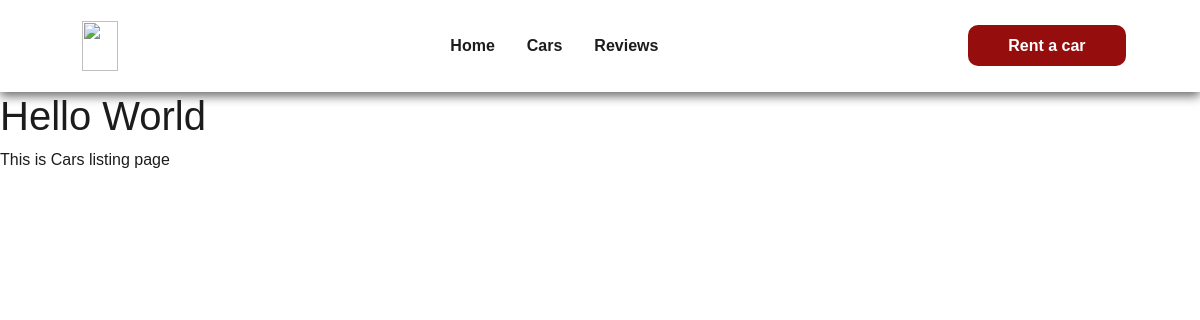
The page /cars on the database as committed earlier.
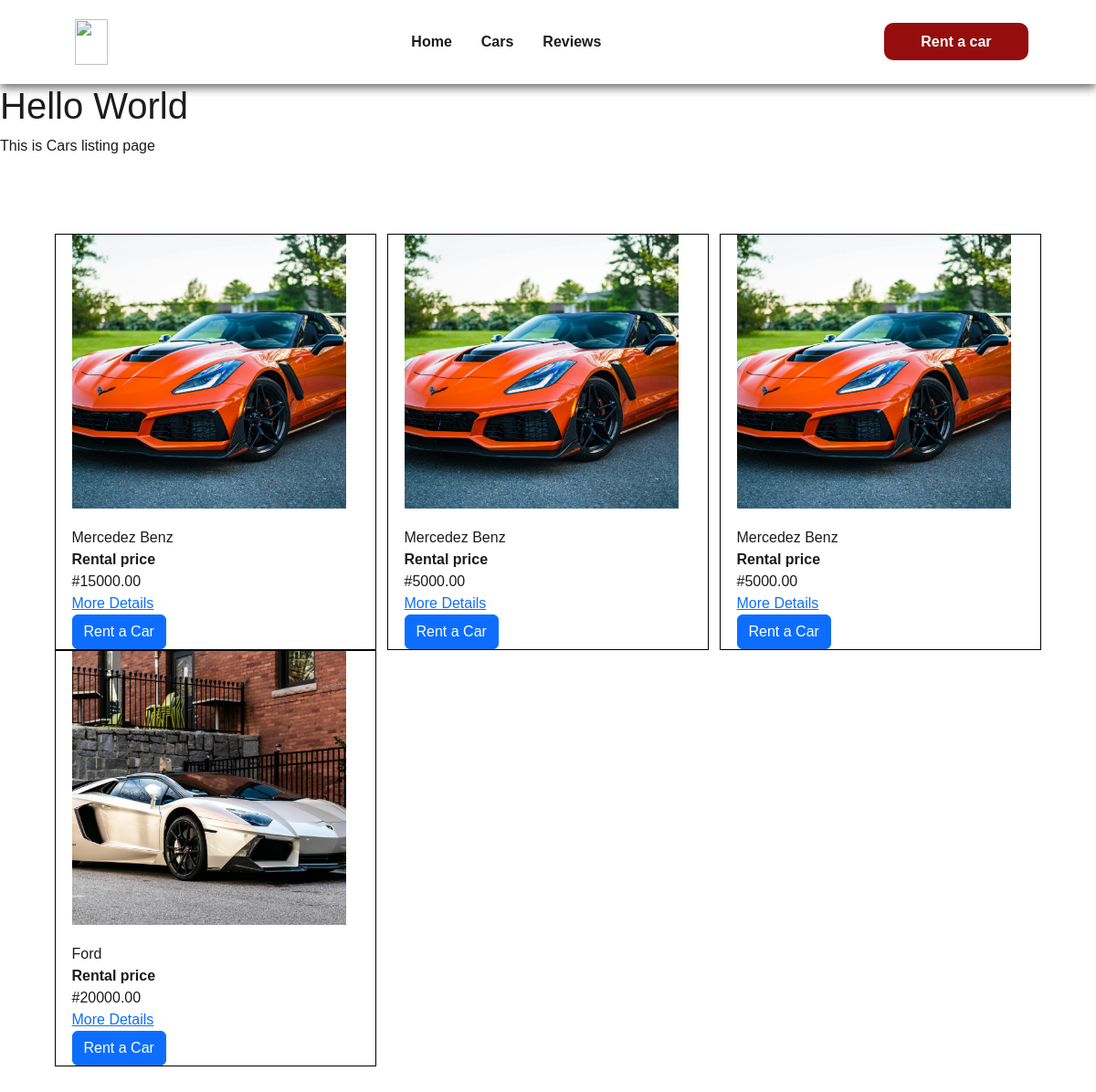
The same page on the database as committed later.
### poshcars/models.py (models this page shows, shortened)
class Car(models.Model):
    TRANSMISSION_CHOICES = [
        ('Automatic', 'Automatic'),
        ('Manual', 'Manual'),
    ]
    FUEL_CHOICES = [
        ('Petrol', 'Petrol'),
        ('Diesel', 'Diesel'),
        ('Electric', 'Electric'),
        ('Hybrid', 'Hybrid'),
    ]
    brand = models.ForeignKey(CarBrand, on_delete=models.CASCADE)
    rental_agency = models.ForeignKey(RentalAuth, on_delete=models.CASCADE)
    model = models.CharField(max_length=100)
    year = models.PositiveIntegerField()
    color = models.CharField(max_length=50)
    mileage = models.PositiveIntegerField()
    transmission = models.CharField(max_length=20, choices=TRANSMISSION_CHOICES)
    fuel_type = models.CharField(max_length=20, choices=FUEL_CHOICES)
    number_of_doors = models.PositiveIntegerField()
    number_of_seats = models.PositiveIntegerField()
    rental_price_per_day = models.DecimalField(max_digits=10, decimal_places=2)
    location = models.CharField(max_length=200)
    delivery_options =  models.BooleanField()
    driver = models.BooleanField()
    availability = models.BooleanField()
    image = models.ImageField(upload_to='media')
    description = models.TextField()

class CarBrand(models.Model):
    name = models.CharField(max_length=20, unique=True)

### poshcars/views.py (the view)
# urls.py: path('cars', cars, name='car_rental'),
def cars(request):
    allcars = Car.objects.all()
    return render (request, 'poshcars/cars.html', {'allcars':allcars})

### poshcars/templates/poshcars/cars.html (shortened to what this page needs)
{%extends 'poshcars/base.html' %}
{%load static%}
{%block content%}
<h1>Hello World</h1>
<p>This is Cars listing page</p>
<div class="cars_wrapper ">
    {%for allcar in allcars%}
    <div class="cars_wrapper_main">
       <div class="cars_wrapper_inner">
        <div class="product">
            <div class="cars_img_div">
              <img src="{{allcar.image.url}}" alt="Product Image">
            </div>
              <div class="product-name">{{allcar.brand.name}}</div>
           <div >
              <div class="discounted-price"><b>Rental price</b><br/>#{{allcar.rental_price_per_day}}</div>
           </div>
           <a href="{%url 'car-details' allcar.id%}" class="anchor">
              <div class="product-name">More Details</div>
            </a>
          </div>
          <a href="{% url 'rentcar' allcar.id %}" class="btn btn-primary">Rent a Car</a>
       </div>
</div>
{%endfor%}
</div>
{%endblock%}

### poshcars/templates/poshcars/base.html (shortened to what this page needs)
{%load static%}
<!DOCTYPE html>
<html lang="en">
  <head>
    <link
      rel="stylesheet"
      href="https://cdnjs.cloudflare.com/ajax/libs/font-awesome/6.5.2/css/all.min.css"
    />
    <link
      rel="stylesheet"
      href="https://cdn.jsdelivr.net/npm/bootstrap@5.3.3/dist/css/bootstrap.min.css"
    />
    <link rel="stylesheet" href="{%static 'CSS/home.css'%}" />
    <link rel="stylesheet" href="{%static 'CSS/navbar.css'%}" />
    <link rel="stylesheet" href="{%static 'CSS/about.css'%}" />
    <link rel="stylesheet" href="{%static 'CSS/testimonials.css'%}" />
    <link rel="stylesheet" href="{%static 'CSS/dashboard.css'%}" />
    <link rel="stylesheet" href="{%static 'CSS/register.css'%}" />
    <link rel="stylesheet" href="{%static 'CSS/rentcar.css'%}" />
    <link rel="stylesheet" href="{%static 'CSS/login.css'%}" />
    <link rel="stylesheet" href="{%static 'CSS/clientcars.css'%}" />
    <link rel="stylesheet" href="{%static 'CSS/reviews.css'%}" />
    <link rel="stylesheet" href="{%static 'CSS/cars.css'%}" />
  </head>
  <body>
    <div class="nav-div">
      <nav class="navbar">
        <div class="navbar-wrapper">
          <div class="navbar-brand">
            <a href="{%url 'home'%}" target="_blank" class="logo">
              <img
                src="https://res.cloudinary.com/blackgirlmagic/image/upload/v1714993829/poshCars/posh_cars_Logo_nbzhff.png"
              />
            </a>
          </div>
          <div class="ul-btn-div">
            <ul class="navbar-links">
              <li class="first-li">
                <a href="{%url 'home'%}" target="_blank" class="nav-link"
                  >Home</a
                >
              </li>
              <li>
                <a href="{%url 'car_rental'%}" target="_blank" class="nav-link"
                  >Cars</a
                >
              </li>
              <li>
                <a href="{%url 'reviews'%}" target="_blank" class="nav-link"
                  >Reviews</a
                >
              </li>
            </ul>
            <div class="nav_btn_flex">
              {%if user.is_authenticated%} {%if user.is_superuser%}
              <p class="mt-3">ADMIN</p>
              {%endif%}
              <div class="nav_btn_name">
                <p>{{user.first_name}}</p>
                <p>{{ user.last_name|slice:":1" }}</p>
              </div>
              <button class="nav-btn">
                <a href="{%url 'logout'%}" target="_blank" class="nav-btn-link"
                  >Logout</a
                >
              </button>
              {%else%}
              <button class="nav-btn">
                <a href="{%url 'login'%}" target="_blank" class="nav-btn-link"
                  >Rent a car</a
                >
              </button>
            </div>
            {%endif%}
          </div>
        </div>
      </nav>
    </div>
    {%block content%} {%endblock%}
  </body>
</html>

### poshcars/static/CSS/home.css (style rules this page uses)
:root { --bg-color: #1c1c1c; --white: white; --font-jakarta: "Plus Jakarta Sans", sans-serif; --font-alfa: "Alfa Slab One", cursive; --red: rgb(150, 13, 13); }
* { margin: 0; padding: 0; box-sizing: border-box; }
body { font-family: "poppins"; padding-bottom: 10%; }

### poshcars/static/CSS/navbar.css (style rules this page uses)
:root { --bg-color: #1c1c1c; --white: white; --font-jakarta: "Plus Jakarta Sans", sans-serif; --font-alfa: "Alfa Slab One", cursive; --red: rgb(150, 13, 13); }
* { margin: 0; padding: 0; box-sizing: border-box; }
body { font-family: "poppins"; }
.navbar { background-color: var(--white); color: var(--bg-color); padding: 1rem; width: 100%; position: relative; }
.navbar-wrapper { display: flex; justify-content: space-between; align-items: center; width: 90%; margin: auto; }
.ul-btn-div { width: 65%; display: flex; justify-content: space-between; align-items: center; }
.navbar-links { display: flex; align-items: center; list-style-type: none; margin: 0; padding: 0; }
.nav-btn { border: none; background-color: transparent; }
.logo img { width: 100%; height: 50px; object-fit: cover; }
.nav-btn-link { color: var(--white); text-decoration: none; transition: background-color 0.3s ease; font-weight: 700; text-align: center; background-color: var(--red); padding: 12px 40px; border-radius: 10px; font-size: 16px; }
.navbar-links li { margin-right: 1rem; }
.nav-link { color: var(--bg-color); text-decoration: none; padding: 0.5rem; transition: background-color 0.3s ease; font-weight: 700; }
.logo { color: var(--red); text-decoration: none; padding: 0.5rem; transition: background-color 0.3s ease; font-weight: 700; }
.nav-btn-link { color: var(--white); text-decoration: none; transition: background-color 0.3s ease; font-weight: 700; text-align: center; }
.nav-div { box-shadow: 0 4px 10px rgba(0, 0, 0, 0.6); width: 100%; }
.nav_btn_flex { display: flex; align-items: center; justify-content: center; gap: 5%; }

### poshcars/static/CSS/about.css (style rules this page uses)
:root { --bg-color: #1c1c1c; --white: white; --font-jakarta: "Plus Jakarta Sans", sans-serif; --font-alfa: "Alfa Slab One", cursive; --red: rgb(150, 13, 13); --grey: #ccc; }
* { margin: 0; padding: 0; box-sizing: border-box; }
body { font-family: "poppins"; }

### poshcars/static/CSS/testimonials.css (style rules this page uses)
:root { --bg-color: #1c1c1c; --white: white; --font-jakarta: "Plus Jakarta Sans", sans-serif; --font-alfa: "Alfa Slab One", cursive; --red: rgb(150, 13, 13); --grey: #808080; --greyish: #ccc; --rev: rgb(237, 245, 255); }
* { margin: 0; padding: 0; box-sizing: border-box; }
body { font-family: "poppins"; color: var(--bg-color); }

### poshcars/static/CSS/dashboard.css (style rules this page uses)
:root { --bg-color: #1c1c1c; --white: white; --font-jakarta: "Plus Jakarta Sans", sans-serif; --font-alfa: "Alfa Slab One", cursive; --red: rgb(150, 13, 13); }
* { margin: 0; padding: 0; box-sizing: border-box; }

### poshcars/static/CSS/register.css (style rules this page uses)
:root { --bg-color: #1c1c1c; --white: white; --font-jakarta: "Plus Jakarta Sans", sans-serif; --font-alfa: "Alfa Slab One", cursive; --red: rgb(150, 13, 13); }
* { margin: 0; padding: 0; box-sizing: border-box; }
body { font-family: "poppins"; }

### poshcars/static/CSS/rentcar.css (style rules this page uses)
:root { --bg-color: #1c1c1c; --white: white; --font-jakarta: "Plus Jakarta Sans", sans-serif; --font-alfa: "Alfa Slab One", cursive; --red: rgb(150, 13, 13); --grey: #808080; --greyish: #ccc; }
* { margin: 0; padding: 0; box-sizing: border-box; }
body { font-family: 'poppins'; }

### poshcars/static/CSS/login.css (style rules this page uses)
:root { --bg-color: #1c1c1c; --white: white; --font-jakarta: "Plus Jakarta Sans", sans-serif; --font-alfa: "Alfa Slab One", cursive; --red: rgb(150, 13, 13); --grey: #808080; }
* { margin: 0; padding: 0; box-sizing: border-box; }
body { font-family: "poppins"; }

### poshcars/static/CSS/clientcars.css (style rules this page uses)
:root { --bg-color: #1c1c1c; --white: white; --font-jakarta: "Plus Jakarta Sans", sans-serif; --font-alfa: "Alfa Slab One", cursive; --red: rgb(150, 13, 13); --grey: #808080; --greyish: #ccc; }
* { margin: 0; padding: 0; box-sizing: border-box; }
body { font-family: 'poppins'; }

### poshcars/static/CSS/reviews.css (style rules this page uses)
:root { --bg-color: #1c1c1c; --white: white; --font:"poppins"; --font-alfa: "Alfa Slab One", cursive; --red: rgb(150, 13, 13); --grey: #808080; --greyish: #ccc; --orange: #ff4500; --rev: rgb(237, 245, 255); }
* { margin: 0; padding: 0; box-sizing: border-box; }
body { font-family: var(--font); color: var(--bg-color); }

Rows that differ between the two databases and show on the page:
added Car: image (picture), brand.name "Mercedez Benz", rental_price_per_day "15000.00"
added Car: image (picture), brand.name "Mercedez Benz", rental_price_per_day "5000.00"
added Car: image (picture), brand.name "Mercedez Benz", rental_price_per_day "5000.00"
added Car: image (picture), brand.name "Ford", rental_price_per_day "20000.00"
